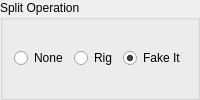
        <widget class="QGroupBox" name="split_operation_group_box">
         <property name="title">
          <string>Split Operation</string>
         </property>
         <layout class="QGridLayout" name="gridLayout_12">
          <item row="0" column="2">
           <widget class="QRadioButton" name="split_emulate_radio_button">
            <property name="toolTip">
             <string>&lt;html&gt;&lt;head/&gt;&lt;body&gt;&lt;p&gt;Use only VFO A for split operation (the program temporarily changes the QRG of your rig during transmission).&lt;/p&gt;&lt;/body&gt;&lt;/html&gt;</string>
            </property>
            <property name="text">
             <string>Fake It</string>
            </property>
            <property name="checked">
             <bool>true</bool>
            </property>
            <attribute name="buttonGroup">
             <string notr="true">split_mode_button_group</string>
            </attribute>
           </widget>
          </item>
          <item row="0" column="1">
           <widget class="QRadioButton" name="split_rig_radio_button">
            <property name="toolTip">
             <string>&lt;html&gt;&lt;head/&gt;&lt;body&gt;&lt;p&gt;Use VFO A+B for split operation (works with many rigs, but requires the use of both VFOs).&lt;/p&gt;&lt;/body&gt;&lt;/html&gt;</string>
            </property>
            <property name="text">
             <string>Rig</string>
            </property>
            <attribute name="buttonGroup">
             <string notr="true">split_mode_button_group</string>
            </attribute>
           </widget>
          </item>
          <item row="0" column="0">
           <widget class="QRadioButton" name="split_none_radio_button">
            <property name="toolTip">
             <string>&lt;html&gt;&lt;head/&gt;&lt;body&gt;&lt;p&gt;Don't use split (not recommended).&lt;/p&gt;&lt;/body&gt;&lt;/html&gt;</string>
            </property>
            <property name="text">
             <string>None</string>
            </property>
            <property name="checked">
             <bool>false</bool>
            </property>
            <attribute name="buttonGroup">
             <string notr="true">split_mode_button_group</string>
            </attribute>
           </widget>
          </item>
         </layout>
        </widget>
